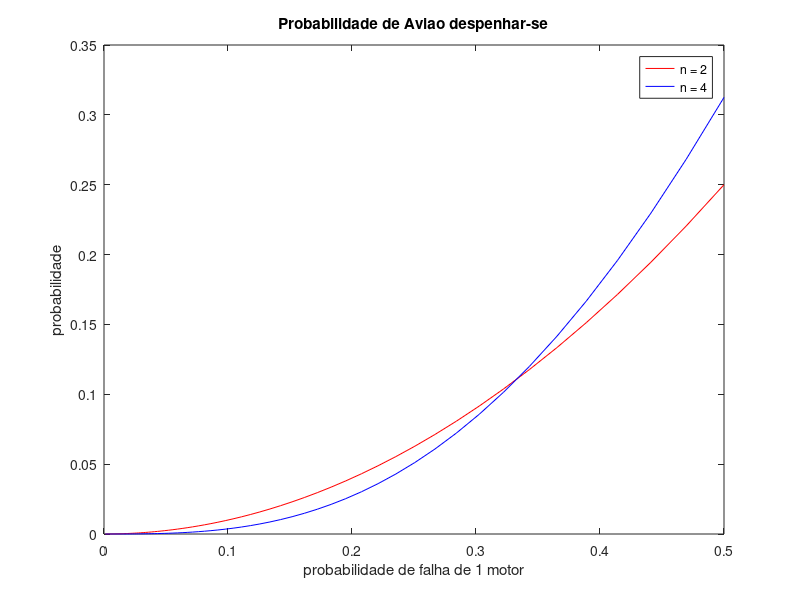

Write the MATLAB code that produced this figure.
%% Distribuiçao Binomial

% mais de metade falhar -> aviao despanha se

p = logspace(-3,log10(1/2),100);

% Para n = 2
n = 2;
x2_falha = 2;

p_teorico_n2 = nchoosek(n,x2_falha) .* p.^x2_falha .* (1-p).^(n-x2_falha);

%disp(pX_teorico_n2)

% Para n = 4
n = 4;
x4_falha = [3 4];

p_teorico_n4 = 0;

for x_f=x4_falha
    p_teorico_n4 = p_teorico_n4 + nchoosek(n,x_f) .* p.^x_f .* (1-p).^(n-x_f);
end

%disp(pX_teorico_n4)


plot(p,p_teorico_n2,"-r");
hold on;
plot(p,p_teorico_n4,"-b"),xlabel("probabilidade de falha de 1 motor"),ylabel("probabilidade"),title("Probabilidade de Aviao despenhar-se");

legend('n = 2', 'n = 4');

